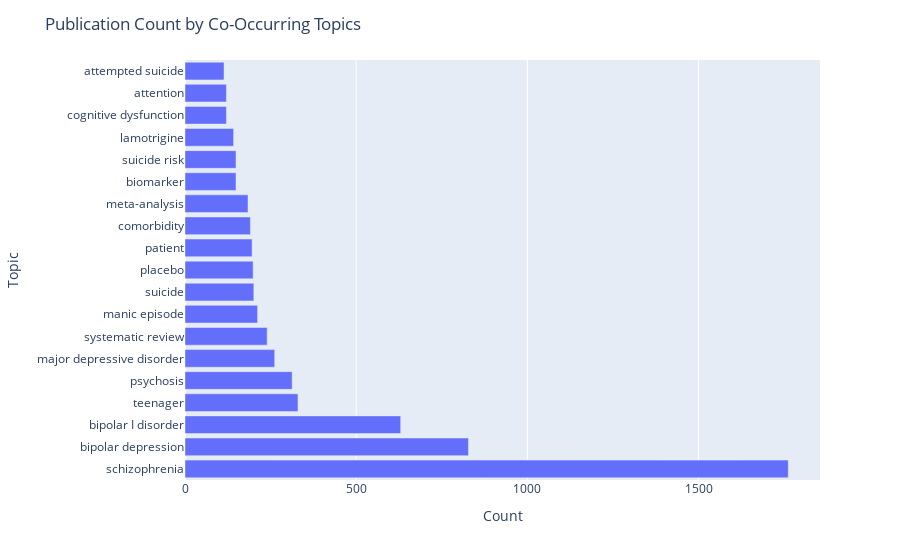

The cell this chart's notebook holds for it:
### Code cell
co_occuring_topics()

### Figure 1 — Plotly figure (JSON) as saved in the notebook; plotly's stock layout.template omitted (floating-point values rounded to 4 significant figures)
{"data": [{"alignmentgroup": "True", "hovertemplate": "count.value=%{x}<br>topicLabel.value=%{y}<extra></extra>", "legendgroup": "", "marker": {"color": "#636efa", "pattern": {"shape": ""}}, "name": "", "offsetgroup": "", "orientation": "h", "showlegend": false, "textposition": "auto", "type": "bar", "x": [1762, 828, 630, 330, 313, 262, 240, 212, 201, 199, 196, 191, 184, 149, 149, 142, 121, 121, 114], "xaxis": "x", "y": ["schizophrenia", "bipolar depression", "bipolar I disorder", "teenager", "psychosis", "major depressive disorder", "systematic review", "manic episode", "suicide", "placebo", "patient", "comorbidity", "meta-analysis", "biomarker", "suicide risk", "lamotrigine", "cognitive dysfunction", "attention", "attempted suicide"], "yaxis": "y"}], "layout": {"barmode": "relative", "legend": {"tracegroupgap": 0}, "margin": {"t": 60}, "title": {"text": "Publication Count by Co-Occurring Topics"}, "xaxis": {"anchor": "y", "domain": [0, 1], "title": {"text": "Count"}}, "yaxis": {"anchor": "x", "domain": [0, 1], "title": {"text": "Topic"}}}}
